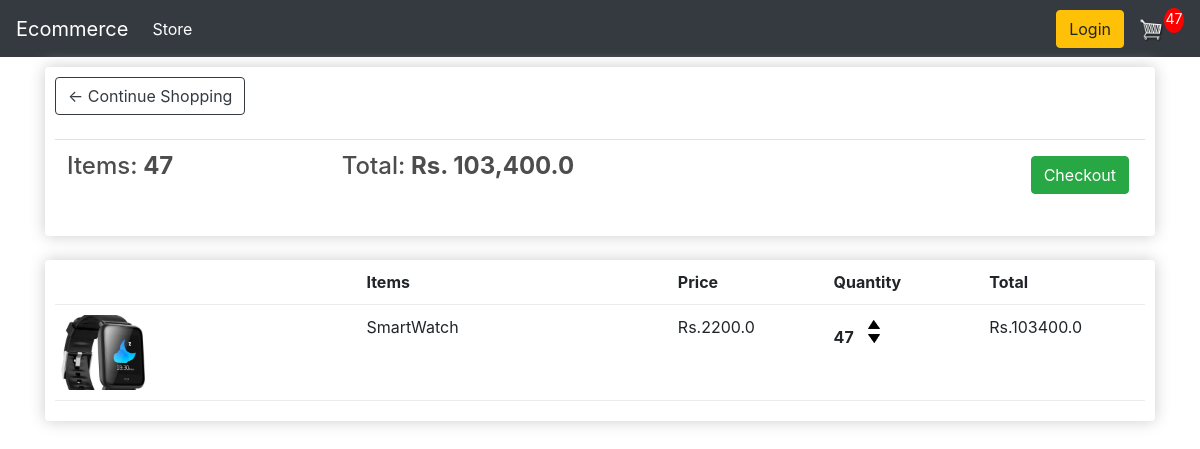
The page /cart/ (signed in) on the database as committed earlier.
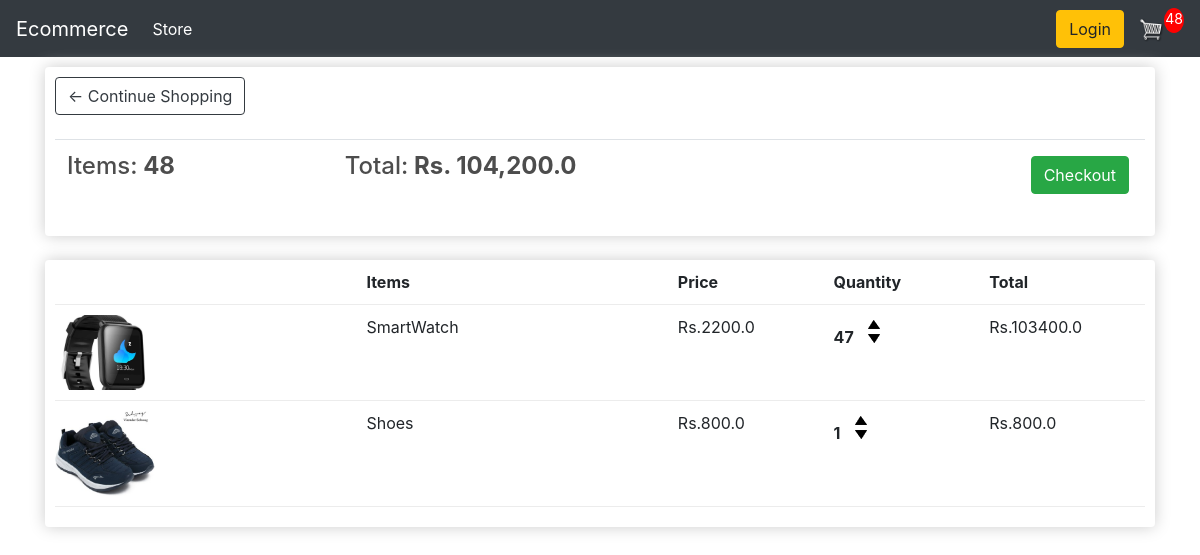
The same page on the database as committed later.
### store/models.py (models this page shows, shortened)
class Order(models.Model):
    customer = models.ForeignKey(
        Customer, on_delete=models.SET_NULL, blank=True, null=True)
    data_ordered = models.DateField(auto_now_add=True)
    complete = models.BooleanField(default=False, null=True, blank=False)
    transaction_id = models.CharField(max_length=200, null=True)
    @property
    def get_cart_total(self):
        orderitems = self.orderitem_set.all()
        total = sum([item.quantity for item in orderitems])
        return "{:,}".format(total)
    @property
    def get_cart_items(self):
        orderitems = self.orderitem_set.all()
        total = sum([item.get_total for item in orderitems])
        return "{:,}".format(total)

class OrderItem(models.Model):
    product = models.ForeignKey(Product, on_delete=models.SET_NULL, null=True)
    order = models.ForeignKey(Order, on_delete=models.SET_NULL, null=True)
    quantity = models.IntegerField(default=0, null=True, blank=True)
    date_added = models.DateTimeField(auto_now_add=True)
    @property
    def get_total(self):
        return self.product.price * self.quantity

class Product(models.Model):
    name = models.CharField(max_length=200, null=True)
    price = models.FloatField()
    digital = models.BooleanField(default=False, null=True, blank=False)
    image = models.ImageField(null=True, blank=True)

### store/views.py (the view)
# urls.py: path('cart/', views.cart, name='cart'),
def cart(request):
    if request.user.is_authenticated:
        customer = request.user.customer
        order, created = Order.objects.get_or_create(
            customer=customer, complete=False)
        items = order.orderitem_set.all()
        cartItems = order.get_cart_total
    else:
        items: []
        order = {'get_cart_total': 0, 'get_cart_items': 0}
        cartItems = order['get_cart_total']
    context = {'items': items, 'order': order,
               'cartItems': cartItems, 'shipping': False}
    return render(request, 'store/cart.html', context)

### store/templates/store/cart.html
{% extends 'store/main.html'%} {% load static %} {% block content %}
<div class="row">
  <div class="col-lg-12">
    <div class="box-element">
      <a class="btn btn-outline-dark" href="{% url 'store'%}"
        >&#x2190; Continue Shopping</a
      >
      <br />
      <br />
      <table class="table">
        <tr>
          <th>
            <h4>Items:<strong> {{order.get_cart_total}}</strong></h4>
          </th>
          <th>
            <h4>Total:<strong> Rs. {{order.get_cart_items}}</strong></h4>
          </th>
          <th>
            <a
              style="float: right; margin: 4px;"
              class="btn btn-success"
              href="{% url 'checkout' %}"
              >Checkout</a
            >
          </th>
        </tr>
      </table>
    </div>
    <br />
    <div class="box-element">
      <div class="cart-row">
        <div style="flex: 2;"></div>
        <div style="flex: 2;"><strong>Items</strong></div>
        <div style="flex: 1;"><strong>Price</strong></div>
        <div style="flex: 1;"><strong>Quantity</strong></div>
        <div style="flex: 1;"><strong>Total</strong></div>
      </div>
      {% for item in items %}
      <div class="cart-row">
        <div style="flex: 2;">
          <img class="row-image" src="{{item.product.image.url}}" />
        </div>
        <div style="flex: 2;"><p>{{item.product.name}}</p></div>
        <div style="flex: 1;"><p>Rs.{{item.product.price}}</p></div>
        <div style="flex: 1;">
          <p class="quantity">{{item.quantity}}</p>
          <div class="quantity">
            <img
              data-product="{{item.product.id}}"
              data-action="add"
              class="chg-quantity update-cart"
              src="{% static  'images/arrow-up.png' %}"
            />
            <img
              data-product="{{item.product.id}}"
              data-action="remove"
              class="chg-quantity update-cart"
              src="{% static  'images/arrow-down.png' %}"
            />
          </div>
        </div>
        <div style="flex: 1;"><p>Rs.{{item.get_total}}</p></div>
      </div>
      {% endfor %}
    </div>
  </div>
</div>
{% endblock %}

Rows that differ between the two databases and show on the page:
computed for Order: get_cart_total "47" → "48"; get_cart_items "103,400.0" → "104,200.0"
added OrderItem: product.image (picture), product.name "Shoes", product.price "800.0", quantity "1", get_total "800.0"
Other text that changed with them:
{{ cartItems }}: "47" → "48"
